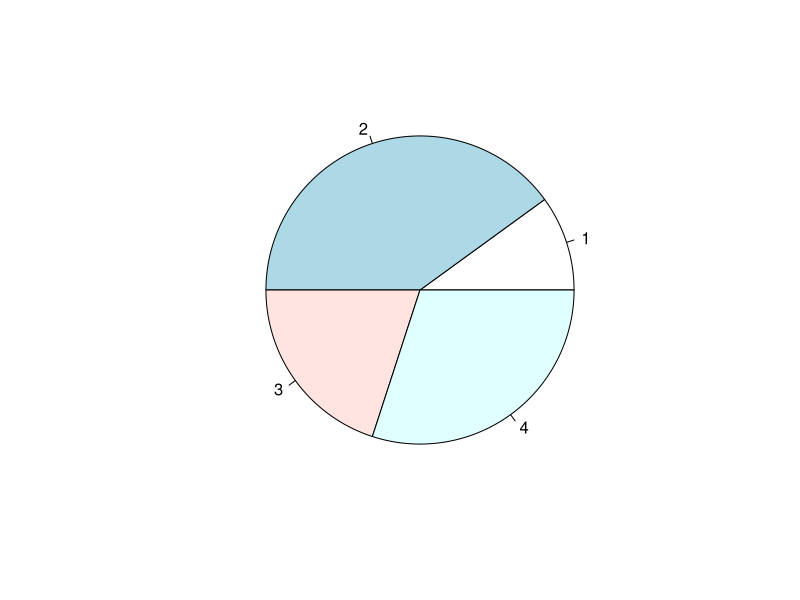
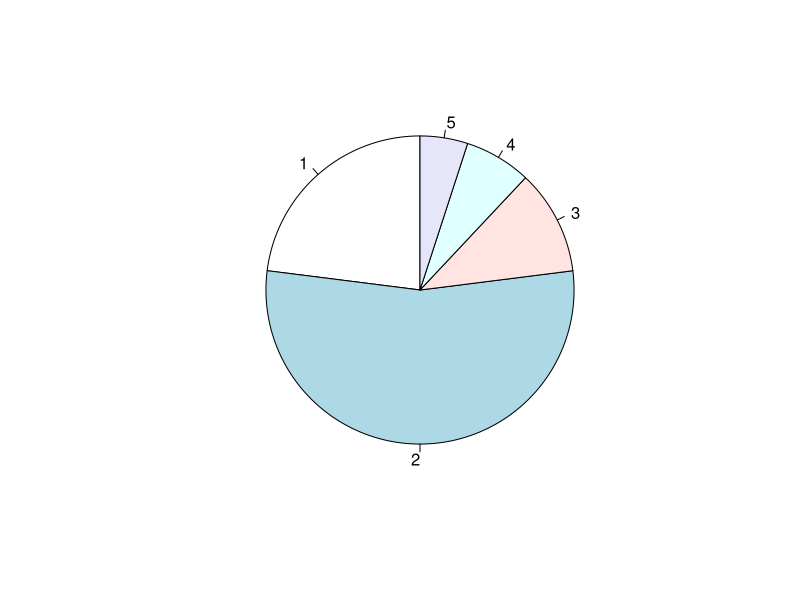
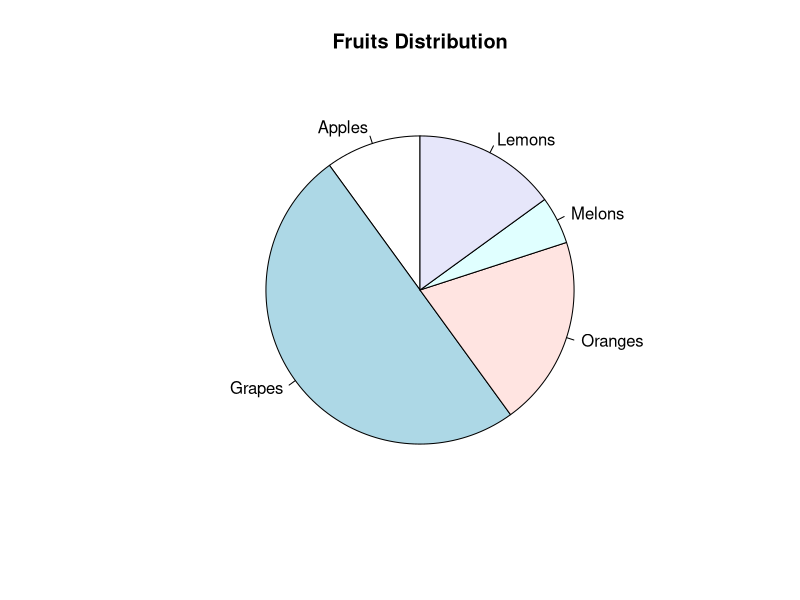
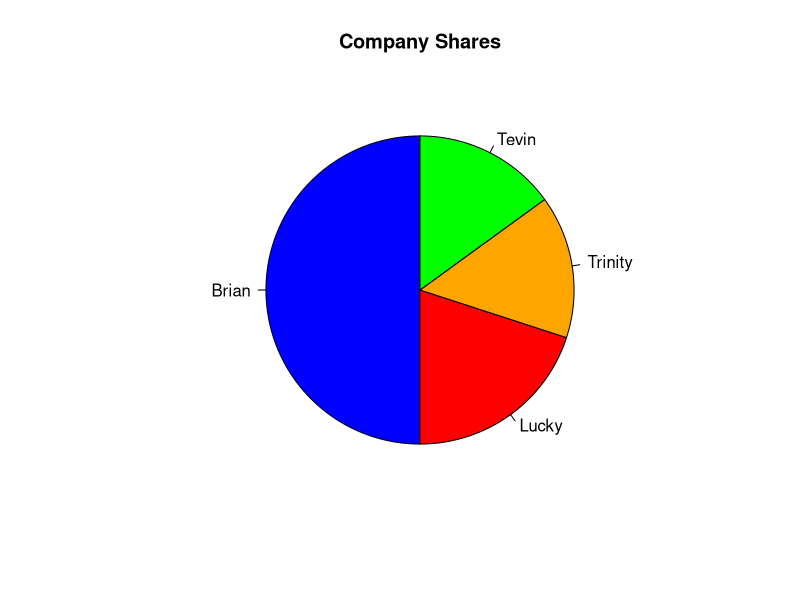
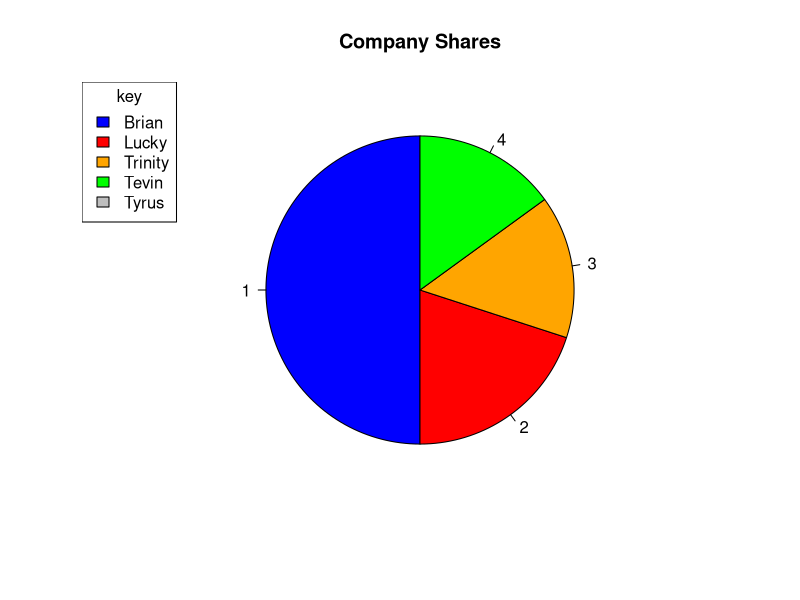

These charts were generated, in order, by the following R code:
## ---- chunk 1
shares <- c(10,40,20,30)

pie(shares)
## ---- chunk 2
ages <- c(23,54,11,7,5)

pie(ages,init.angle=90)
## ---- chunk 3
fruits <- c(10,50,20,5,15)
flabels <- c("Apples","Grapes","Oranges","Melons","Lemons")

pie(fruits,main="Fruits Distribution",label=flabels,init.angle=90)
## ---- chunk 4
share <- c(50,20,15,15)
slabels <- c("Brian","Lucky","Trinity","Tevin","Tyrus")
scolors <- c("blue","red","orange","green","grey")

pie(share,main="Company Shares",label = slabels,col=scolors,init.angle = 90)
## ---- chunk 5
share <- c(50,20,15,15)
slabels <- c("Brian","Lucky","Trinity","Tevin","Tyrus")
scolors <- c("blue","red","orange","green","grey")

pie(share,main="Company Shares",col=scolors,init.angle = 90)


# Adding legend
legend("topleft",slabels,fill=scolors,title="key")
